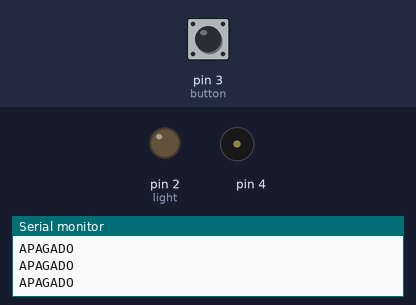
Recording of a sketch running on a simulated Arduino Uno, built with avr-gcc and run on an emulated ATmega328P. Parts: output pins drawn as LEDs (lit = HIGH), buzzer (waves = sounding), the last lines printed to the serial monitor. Dashed ring = blinking. Inputs (shaded band) come from the test bench; at power-on: pin 3 (button) HIGH.

Above: at 1.2 s.
1.3 s: pin 3 (button) pulled LOW for 0.15 s
At 1.38 s:
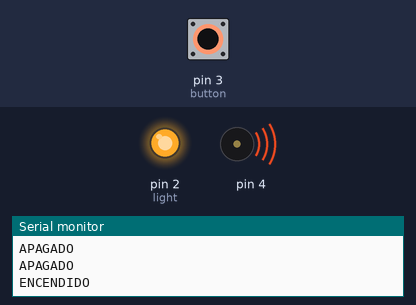
3.1 s: pin 3 (button) pulled LOW for 1 s
At 4.21 s:
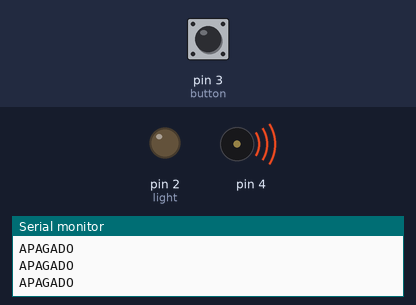
7.1 s: pin 3 (button) pulsed LOW 2 times (0.12 s each, 0.3 s apart)
At 7.46 s:
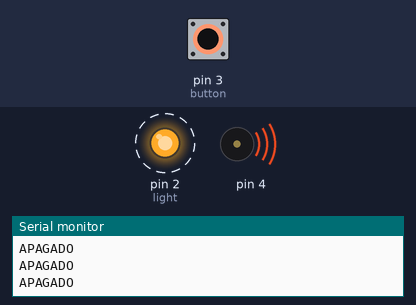
10.7 s: pin 3 (button) driven LOW
At 12.2 s:
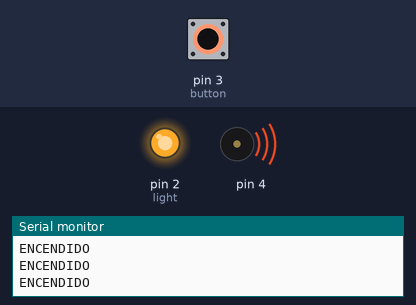
13.7 s: pin 3 (button) driven HIGH
At 14.8 s:
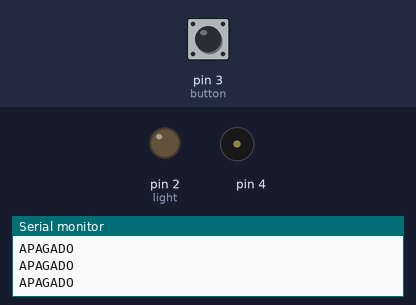
Timing chart, 0 to 16.7 s (numbered marks = the images above; inputs shaded):
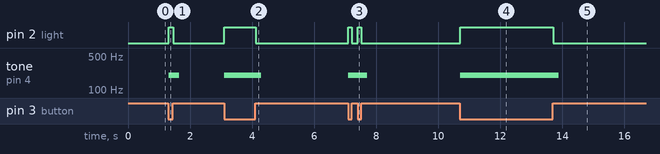

The sketch:

EasyStartTutorial.ino
```cpp
// Buzzer
#include <pitches.h>
#include <Wire.h>

int button = 3;
int light = 2;
int val = 0;


void setup() {
  Serial.begin(9600);
  pinMode(light, OUTPUT);
  pinMode(button, INPUT);
}


void loop() {


  /*
  //LED (PIN D2)
  digitalWrite(2, HIGH);
  delay(200);
  digitalWrite(2, LOW);
  delay(200);
  //BUZZER (PIN D4)
  tone(4, 200, 200);
  delay(1000);
  */

  val = digitalRead(button);
  if (val == LOW) {  //Button pushed
  digitalWrite(light, HIGH);
  tone(4, 200, 200);
  Serial.println("ENCENDIDO");
  }
  if (val == HIGH) { //Button not pushed
  digitalWrite(light, LOW);
  Serial.println("APAGADO");
  }
}
```

Measured:
- after the input at 1.3 s, pin 2 (light): LOW → HIGH at once, → LOW 0.15 s later; tone on pin 4: silent → 200 Hz at once, → silent 0.34 s later
- after the input at 3.1 s, pin 2 (light): LOW → HIGH at once, → LOW 1.0 s later; tone on pin 4: silent → 200 Hz at once, → silent 1.2 s later
- after the input at 7.1 s, pin 2 (light): alternates HIGH for 0.11 s and LOW for 0.19 s, 4 changes in all, then stays LOW, starting at once; tone on pin 4: silent → 200 Hz at once, → silent 0.60 s later
- after the input at 10.7 s, pin 2 (light): LOW → HIGH at once; tone on pin 4: silent → 200 Hz at once
- after the input at 13.7 s, pin 2 (light): HIGH → LOW at once; tone on pin 4: 200 Hz → silent after 0.19 s
